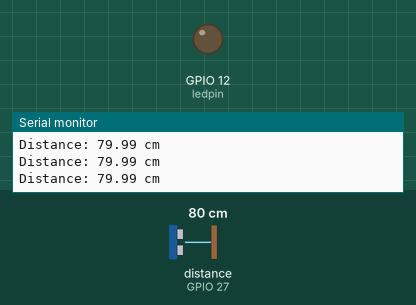
Recording of a sketch running on a simulated ESP32. Parts: output pins drawn as LEDs (lit = HIGH), the last lines printed to the serial monitor. Wiring (inferred from the names in the program): ultrasonic range finder: trigger GPIO 25; echo GPIO 27. The test bench sets the inputs (shaded band); at power-on: distance to the obstacle (sensor on GPIO 27) 80 cm. The echo pulse lasts 58.3 µs per cm; pins used as bus, display or sensor lines are not drawn.

Above: at 1.2 s.
1.3 s: distance to the obstacle (sensor on GPIO 27) set to 24 cm
2.8 s: distance to the obstacle (sensor on GPIO 27) set to 18 cm
At 4.0 s:
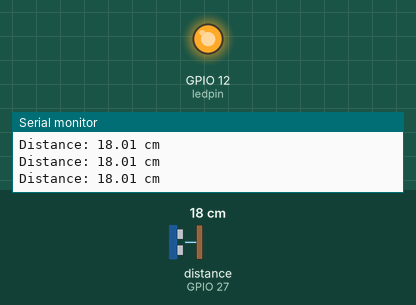
4.3 s: distance to the obstacle (sensor on GPIO 27) set to 35 cm
At 5.6 s:
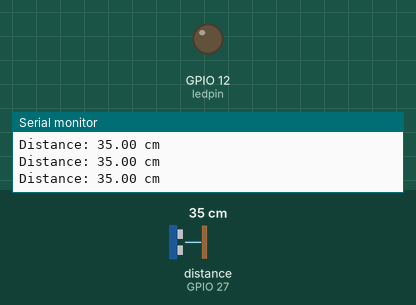
5.9 s: distance to the obstacle (sensor on GPIO 27) set to 2 cm
At 6.6 s:
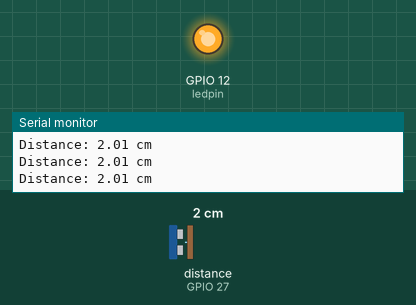
Timing chart, 0 to 8.5 s (numbered marks = the images above; inputs shaded):
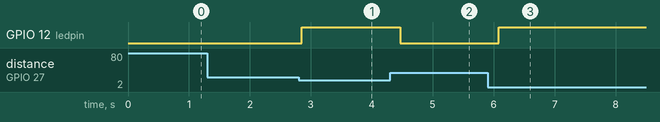

The sketch:

Led_alert_with_Ultrasonic_Sensor_Using_ESP32.ino
```cpp
const int trigPin = 25;
const int echoPin = 27;
const int ledpin = 12;

long duration;
float distance;

void setup() {
  pinMode(trigPin, OUTPUT);
  pinMode(echoPin, INPUT);
  pinMode(ledpin, OUTPUT);

  Serial.begin(115200);
}

void loop() {

  // Send trigger pulse
  digitalWrite(trigPin, LOW);
  delayMicroseconds(2);

  digitalWrite(trigPin, HIGH);
  delayMicroseconds(10);

  digitalWrite(trigPin, LOW);

  // Measure echo time
  duration = pulseIn(echoPin, HIGH);

  // Calculate distance
  distance = duration * 0.0343 / 2;

  Serial.print("Distance: ");
  Serial.print(distance);
  Serial.println(" cm");

  if (distance > 0 && distance <= 20) {
    digitalWrite(ledpin, HIGH);
  } else {
    digitalWrite(ledpin, LOW);
  }

  delay(200);
}
```

Measured:
- the behaviour switches between 21 and 20 cm on distance to the obstacle (sensor on GPIO 27) (found by bisection; images 0 and 1)
- after the input at 2.8 s, GPIO 12 (ledpin): LOW → HIGH after 0.05 s
- after the input at 4.3 s, GPIO 12 (ledpin): HIGH → LOW after 0.17 s
- after the input at 5.9 s, GPIO 12 (ledpin): LOW → HIGH after 0.19 s
